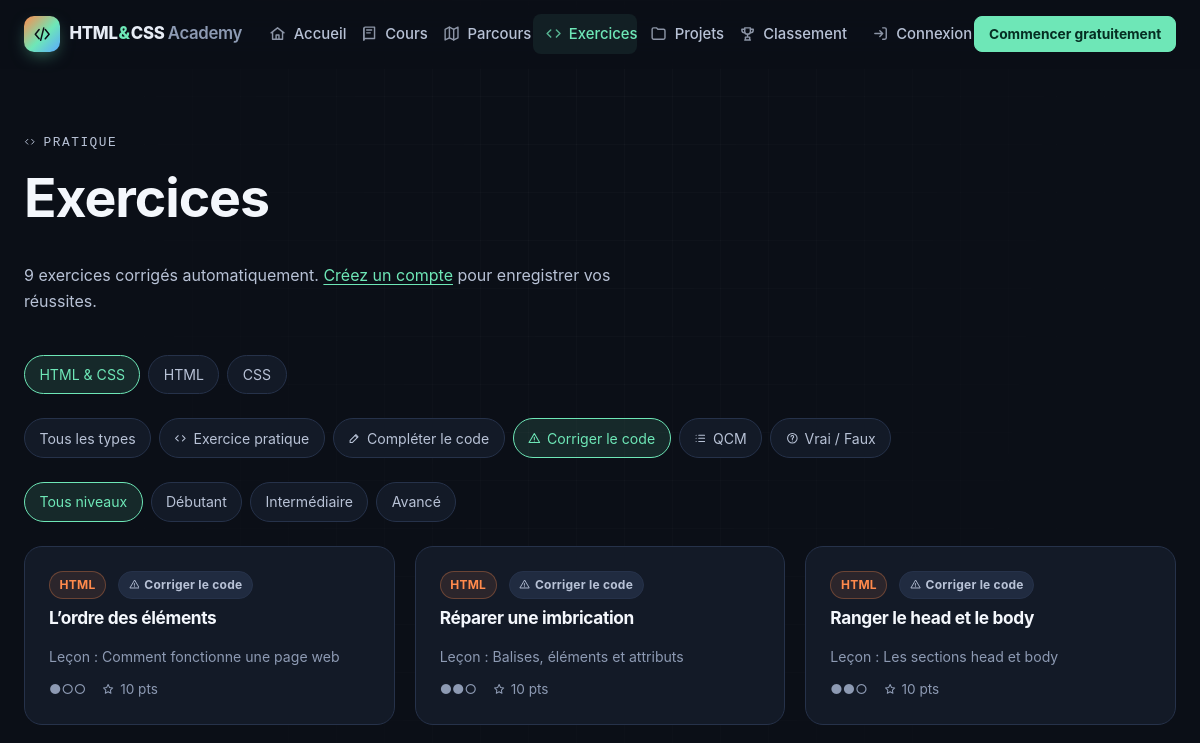
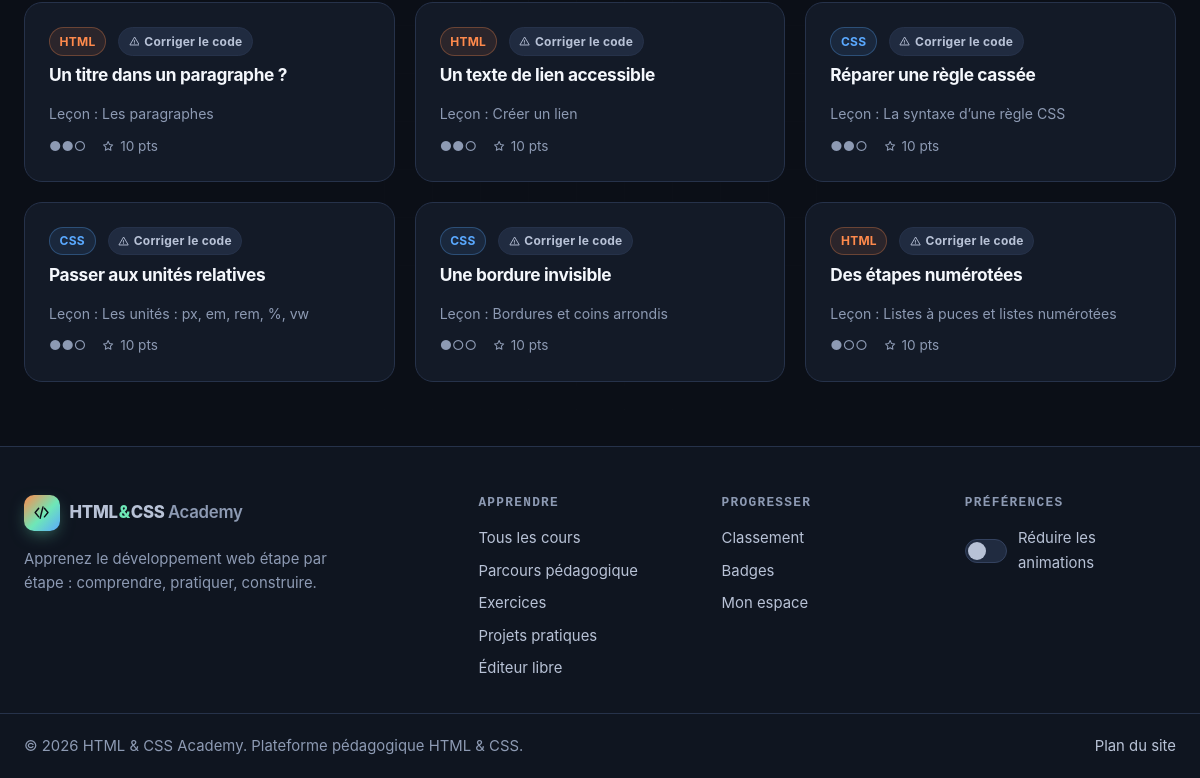
Page /exercices?type=fix on the earlier database version (2 pictures, top to bottom).
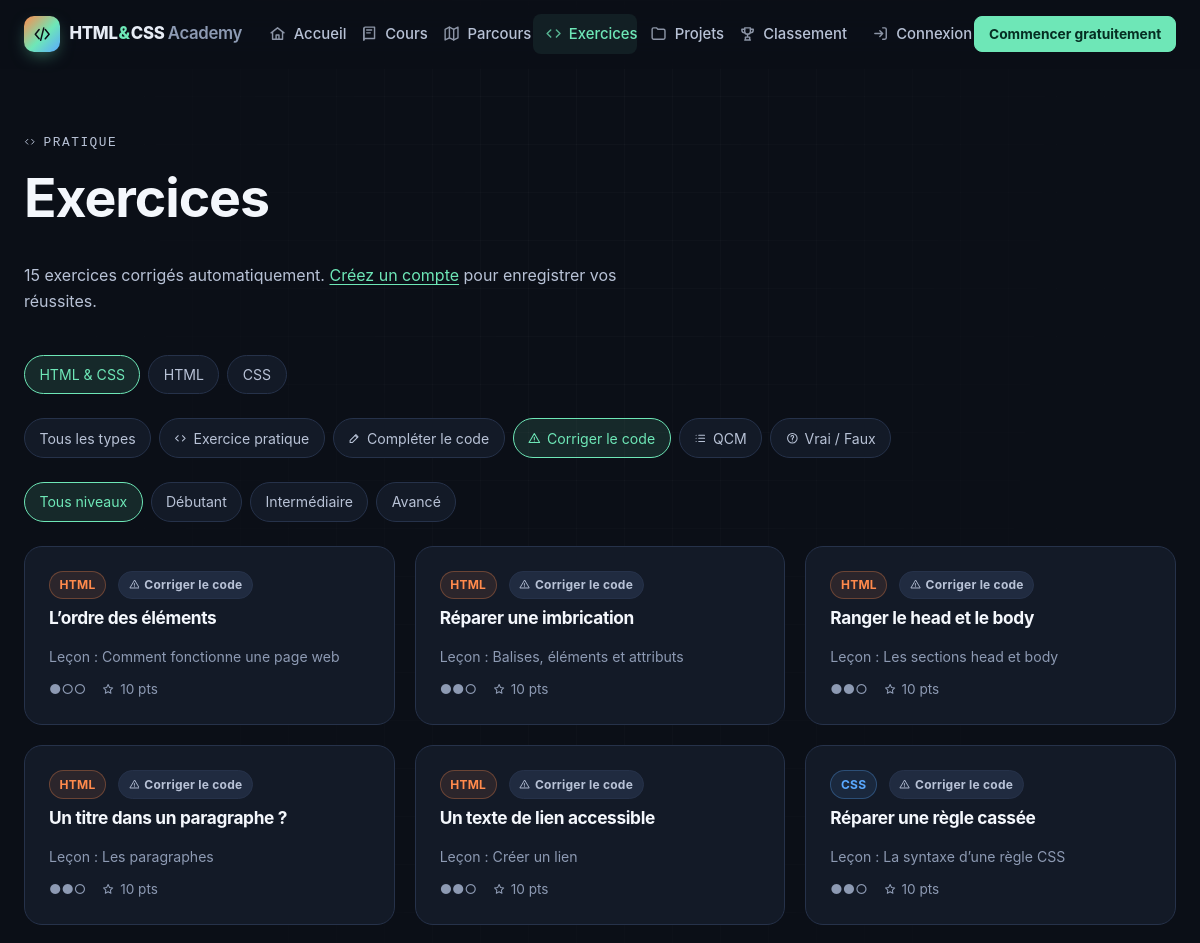
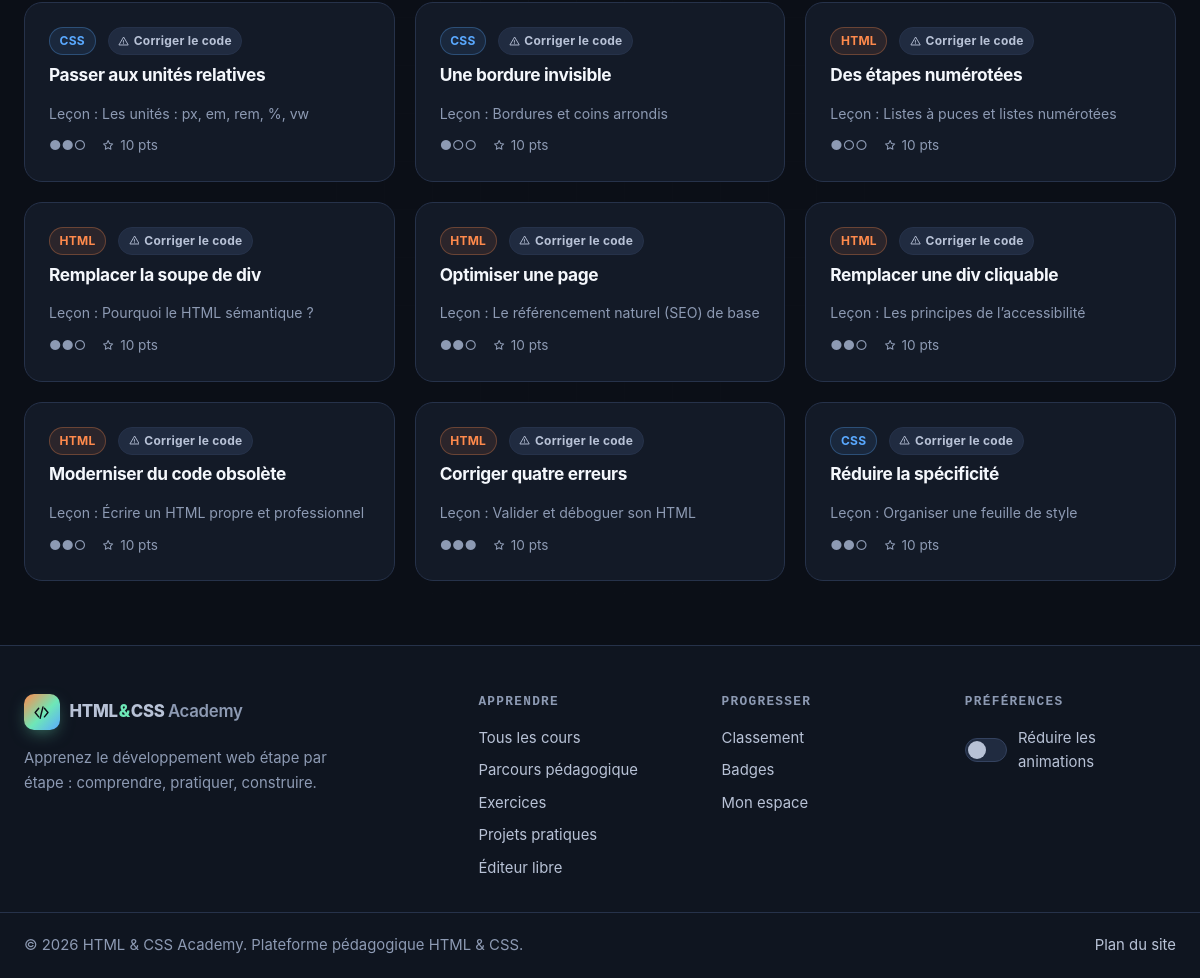
Same page on the later database version (2 pictures, top to bottom).
### tables this page shows
CREATE TABLE exercises (
  id               INT UNSIGNED NOT NULL AUTO_INCREMENT,
  lesson_id        INT UNSIGNED NULL,
  title            VARCHAR(150) NOT NULL,
  slug             VARCHAR(150) NOT NULL,
  type             ENUM('code','fill','fix','qcm','truefalse') NOT NULL DEFAULT 'code',
  difficulty       TINYINT UNSIGNED NOT NULL DEFAULT 1,
  instructions     TEXT         NOT NULL,
  starter_html     TEXT         NULL,
  starter_css      TEXT         NULL,
  solution_html    TEXT         NULL,
  solution_css     TEXT         NULL,
  validation_rules JSON         NULL COMMENT 'Règles de vérification automatique',
  hint             TEXT         NULL,
  explanation      TEXT         NULL,
  points           SMALLINT UNSIGNED NOT NULL DEFAULT 10,
  sort_order       SMALLINT     NOT NULL DEFAULT 0,
  created_at       DATETIME     NOT NULL DEFAULT CURRENT_TIMESTAMP,
  updated_at       DATETIME     NOT NULL DEFAULT CURRENT_TIMESTAMP ON UPDATE CURRENT_TIMESTAMP,
  PRIMARY KEY (id),
  UNIQUE KEY uq_exercises_slug (slug),
  KEY idx_exercises_lesson (lesson_id, sort_order),
  KEY idx_exercises_type (type),
  CONSTRAINT fk_exercises_lesson FOREIGN KEY (lesson_id) REFERENCES lessons (id) ON DELETE SET NULL,
  CONSTRAINT chk_exercises_difficulty CHECK (difficulty BETWEEN 1 AND 3)
);

CREATE TABLE categories (
  id          INT UNSIGNED NOT NULL AUTO_INCREMENT,
  name        VARCHAR(80)  NOT NULL,
  slug        VARCHAR(80)  NOT NULL,
  description TEXT         NULL,
  color       VARCHAR(20)  NOT NULL DEFAULT '#6ee7b7',
  sort_order  SMALLINT     NOT NULL DEFAULT 0,
  created_at  DATETIME     NOT NULL DEFAULT CURRENT_TIMESTAMP,
  updated_at  DATETIME     NOT NULL DEFAULT CURRENT_TIMESTAMP ON UPDATE CURRENT_TIMESTAMP,
  PRIMARY KEY (id),
  UNIQUE KEY uq_categories_slug (slug)
);

CREATE TABLE lessons (
  id               INT UNSIGNED NOT NULL AUTO_INCREMENT,
  module_id        INT UNSIGNED NOT NULL,
  title            VARCHAR(150) NOT NULL,
  slug             VARCHAR(150) NOT NULL,
  duration_minutes SMALLINT UNSIGNED NOT NULL DEFAULT 10,
  introduction     TEXT         NOT NULL,
  objectives       JSON         NULL COMMENT 'Liste des objectifs',
  prerequisites    JSON         NULL COMMENT 'Liste des prérequis',
  theory           MEDIUMTEXT   NOT NULL COMMENT 'Explication théorique (Markdown restreint)',
  syntax_code      TEXT         NULL COMMENT 'Syntaxe minimale',
  simple_html      TEXT         NULL,
  simple_css       TEXT         NULL,
  example_html     MEDIUMTEXT   NULL COMMENT 'Exemple détaillé (HTML)',
  example_css      MEDIUMTEXT   NULL COMMENT 'Exemple détaillé (CSS)',
  line_by_line     JSON         NULL COMMENT '[[code, explication], ...]',
  reference_items  JSON         NULL COMMENT '[[balise/propriété, description], ...]',
  common_mistakes  JSON         NULL,
  best_practices   JSON         NULL,
  practical        TEXT         NULL COMMENT 'Utilisation dans un vrai projet (Markdown)',
  summary_points   JSON         NULL,
  challenge        TEXT         NULL,
  is_published     TINYINT(1)   NOT NULL DEFAULT 1,
  sort_order       SMALLINT     NOT NULL DEFAULT 0,
  created_at       DATETIME     NOT NULL DEFAULT CURRENT_TIMESTAMP,
  updated_at       DATETIME     NOT NULL DEFAULT CURRENT_TIMESTAMP ON UPDATE CURRENT_TIMESTAMP,
  PRIMARY KEY (id),
  UNIQUE KEY uq_lessons_slug (slug),
  KEY idx_lessons_module (module_id, sort_order),
  KEY idx_lessons_published (is_published),
  CONSTRAINT fk_lessons_module FOREIGN KEY (module_id) REFERENCES modules (id) ON DELETE CASCADE
);

CREATE TABLE settings (
  id            INT UNSIGNED NOT NULL AUTO_INCREMENT,
  setting_key   VARCHAR(80)  NOT NULL,
  setting_value TEXT         NULL,
  label         VARCHAR(150) NOT NULL DEFAULT '',
  created_at    DATETIME     NOT NULL DEFAULT CURRENT_TIMESTAMP,
  updated_at    DATETIME     NOT NULL DEFAULT CURRENT_TIMESTAMP ON UPDATE CURRENT_TIMESTAMP,
  PRIMARY KEY (id),
  UNIQUE KEY uq_settings_key (setting_key)
);

### includes/navbar.php (called while the page is built, shortened)
<span class="brand__mark"><?= icon('logo') ?></span>

### includes/bootstrap.php (called while the page is built, shortened)
<?php
spl_autoload_register(static function (string $class): void {
    $file = ROOT_PATH . '/includes/classes/' . basename(str_replace('\\', '/', $class)) . '.php';
});
require ROOT_PATH . '/includes/functions.php';

### includes/classes/ExerciseModel.php (called while the page is built, shortened)
<?php
final class ExerciseModel
{
    public static function catalog(string $category = '', string $type = '', int $level = 0): array
    {
        $where = ['1 = 1'];
        $params = [];
        if ($type !== '' && isset(self::TYPES[$type])) {
            $where[] = 'e.type = ?';
            $params[] = $type;
        }
        return Database::fetchAll(
            self::BASE_SELECT . ' WHERE ' . implode(' AND ', $where) . '
             ORDER BY c.level, cat.sort_order, c.sort_order, m.sort_order, l.sort_order, e.sort_order, e.id',
            $params
        );
    }
}

### config/database.php (called while the page is built, shortened)
<?php
$env = static fn (string $key, $default = null) => ($v = getenv($key)) !== false ? $v : $default;
$database = [
    'host'     => $env('DB_HOST', '127.0.0.1'),
    'port'     => (int) $env('DB_PORT', 3306),
    'socket'   => $env('DB_SOCKET', ''),
    'name'     => $env('DB_NAME', 'html_css_academy'),
    'user'     => $env('DB_USER', 'root'),
    'pass'     => $env('DB_PASS', ''),
    'charset'  => 'utf8mb4',
];
$local = __DIR__ . '/local.php';
return $database;

### includes/classes/Database.php (called while the page is built, shortened)
<?php
final class Database
{
    private static ?PDO $pdo = null;
    public static function connection(): PDO
    {
        if (self::$pdo === null) {
            $cfg = require ROOT_PATH . '/config/database.php';
            $dsn = $cfg['socket'] !== ''
                ? sprintf('mysql:unix_socket=%s;dbname=%s;charset=%s', $cfg['socket'], $cfg['name'], $cfg['charset'])
                : sprintf('mysql:host=%s;port=%d;dbname=%s;charset=%s', $cfg['host'], $cfg['port'], $cfg['name'], $cfg['charset']);
            self::$pdo = new PDO($dsn, $cfg['user'], $cfg['pass'], [
                PDO::ATTR_ERRMODE            => PDO::ERRMODE_EXCEPTION,
                PDO::ATTR_DEFAULT_FETCH_MODE => PDO::FETCH_ASSOC,
                PDO::ATTR_EMULATE_PREPARES   => false,
                PDO::ATTR_STRINGIFY_FETCHES  => false,
            ]);
            self::$pdo->exec("SET time_zone = '" . (new DateTime())->format('P') . "'");
        }
        return self::$pdo;
    }
    public static function run(string $sql, array $params = []): PDOStatement
    {
        $stmt = self::connection()->prepare($sql);
        $stmt->execute($params);
        return $stmt;
    }
    public static function fetchAll(string $sql, array $params = []): array
    {
        return self::run($sql, $params)->fetchAll();
    }
}

### includes/classes/SettingModel.php (called while the page is built, shortened)
<?php
final class SettingModel
{
    private static ?array $cache = null;
    public static function all(): array
    {
        if (self::$cache === null) {
            self::$cache = [];
            try {
                foreach (Database::fetchAll('SELECT setting_key, setting_value, label FROM settings ORDER BY id') as $row) {
                    self::$cache[$row['setting_key']] = $row;
                }
            } catch (Throwable $e) {
                Logger::error('Settings unavailable: ' . $e->getMessage());
            }
        }
        return self::$cache;
    }
    public static function get(string $key, string $default = ''): string
    {
        return (string) (self::all()[$key]['setting_value'] ?? $default);
    }
}

### exercises/index.php (the view, shortened to what the rows shown need)
<?php
require __DIR__ . '/../includes/bootstrap.php';
$category = in_array(input('categorie'), ['html', 'css'], true) ? input('categorie') : '';
$type = array_key_exists(input('type'), ExerciseModel::TYPES) ? input('type') : '';
$level = query_int('niveau');
$exercises = ExerciseModel::catalog($category, $type, $level);
$user = current_user();
$passed = $user ? ExerciseModel::passedIds((int) $user['id']) : [];
$icons = ['code' => 'code', 'fill' => 'edit', 'fix' => 'alert', 'qcm' => 'list', 'truefalse' => 'question'];
require ROOT_PATH . '/includes/header.php';
?>
<header class="page-head container">
  <h1>Exercices</h1>
</header>
<div class="container">
  <?php if (!$exercises): ?>
    <p class="empty"><?= icon('code') ?><br>Aucun exercice ne correspond à ces filtres.</p>
  <?php else: ?>
    <div class="grid grid--3">
      <?php foreach ($exercises as $ex): $isDone = isset($passed[(int) $ex['id']]); ?>
        <a class="card card--hover card--link exercise-card<?= $isDone ? ' is-done' : '' ?>" href="<?= e(route('exercise', $ex['slug'])) ?>">
          <div class="btn-row">
            <?php if ($ex['category_slug']): ?><span class="tag tag--<?= e($ex['category_slug']) ?>"><?= e($ex['category_name']) ?></span><?php endif; ?>
            <span class="tag"><?= icon($icons[$ex['type']], 'icon icon--sm') ?> <?= e(ExerciseModel::TYPES[$ex['type']]) ?></span>
          </div>
          <h2 class="card__title" style="font-size:1.08rem"><?= e($ex['title']) ?></h2>
          <?php if ($ex['lesson_title']): ?><p class="muted" style="margin:0;font-size:.88rem">Leçon : <?= e($ex['lesson_title']) ?></p><?php endif; ?>
          <div class="card__meta" style="margin-top:auto">
            <span><?= str_repeat('●', (int) $ex['difficulty']) . str_repeat('○', 3 - (int) $ex['difficulty']) ?></span>
            <span><?= icon('star', 'icon icon--sm') ?> <?= (int) $ex['points'] ?> pts</span>
          </div>
        </a>
      <?php endforeach; ?>
    </div>
  <?php endif; ?>
</div>
<?php require ROOT_PATH . '/includes/footer.php'; ?>

### includes/functions.php (shortened to what the rows shown need)
<?php
function config(string $key, $default = null)
{
    $value = $GLOBALS['__config'];
    foreach (explode('.', $key) as $part) {
        $value = $value[$part];
    }
    return $value;
}
function e($value): string
{
    return htmlspecialchars((string) $value, ENT_QUOTES | ENT_SUBSTITUTE, 'UTF-8');
}
function base_path(): string
{
    static $base = null;
    if ($base !== null) {
        return $base;
    }
    $docRoot = realpath($_SERVER['DOCUMENT_ROOT'] ?? '') ?: '';
    $root = realpath(ROOT_PATH) ?: ROOT_PATH;
    if ($docRoot !== '' && str_starts_with($root, $docRoot)) {
        return $base = rtrim(str_replace('\\', '/', substr($root, strlen($docRoot))), '/');
    }
    return $base = '';
}
function url(string $path = ''): string
{
    return base_path() . '/' . ltrim($path, '/');
}
function route(string $name, ?string $param = null): string
{
    $pretty = [
        'home'        => '',
        'courses'     => 'cours',
        'course'      => 'cours/%s',
        'lesson'      => 'lecon/%s',
        'path'        => 'parcours',
        'exercises'   => 'exercices',
        'exercise'    => 'exercice/%s',
        'projects'    => 'projets',
        'project'     => 'projet/%s',
        'leaderboard' => 'classement',
        'playground'  => 'editeur',
        'certificate' => 'certificat/%s',
    ];
    $plain = [
        'home'        => '',
        'courses'     => 'courses/index.php',
        'course'      => 'courses/course.php?slug=%s',
        'lesson'      => 'courses/lesson.php?slug=%s',
        'path'        => 'parcours.php',
        'exercises'   => 'exercises/index.php',
        'exercise'    => 'exercises/exercise.php?slug=%s',
        'projects'    => 'projects/index.php',
        'project'     => 'projects/project.php?slug=%s',
        'leaderboard' => 'leaderboard.php',
        'playground'  => 'playground.php',
        'certificate' => 'certificate.php?id=%s',
    ];
    $map = config('app.pretty_urls') ? $pretty : $plain;
    $pattern = $map[$name] ?? $name;
    return url($param !== null ? sprintf($pattern, rawurlencode($param)) : $pattern);
}
function input(string $key, string $default = ''): string
{
    $v = $_POST[$key] ?? $_GET[$key] ?? $default;
    return is_string($v) ? trim($v) : $default;
}
function query_int(string $key, int $default = 0): int
{
    $v = filter_var($_GET[$key] ?? null, FILTER_VALIDATE_INT);
    return $v === false || $v === null ? $default : (int) $v;
}
function icon(string $name, string $class = 'icon'): string
{
    return sprintf(
        '<svg class="%s" aria-hidden="true" focusable="false"><use href="%s#%s"></use></svg>',
        e($class),
        e(url('assets/icons/sprite.svg')),
        e($name)
    );
}
function setting(string $key, string $default = ''): string
{
    return SettingModel::get($key, $default);
}

### includes/footer.php (shortened to what the rows shown need)
  </main>
  <footer class="site-footer">
    <div class="container site-footer__grid">
      <nav aria-label="Apprendre">
        <h2 class="site-footer__title">Apprendre</h2>
      </nav>
      <nav aria-label="Communauté">
        <h2 class="site-footer__title">Progresser</h2>
      </nav>
      <div>
        <h2 class="site-footer__title">Préférences</h2>
      </div>
    </div>
    <div class="container site-footer__bottom">
      <p>&copy; <?= date('Y') ?> <?= e(setting('site_name', config('app.name'))) ?>. Plateforme pédagogique HTML &amp; CSS.</p>
      <p><a href="<?= e(url('sitemap.xml')) ?>">Plan du site</a></p>
    </div>
  </footer>
</body>
</html>

Differences in the rows shown:
added exercises: categories.name "HTML", type "Corriger le code", title "Remplacer la soupe de div", lesson.title "Pourquoi le HTML sémantique ?", difficulty "●●", difficulty "○", points "10"
added exercises: categories.name "HTML", type "Corriger le code", title "Optimiser une page", lesson.title "Le référencement naturel (SEO) de base", difficulty "●●", difficulty "○", points "10"
added exercises: categories.name "HTML", type "Corriger le code", title "Remplacer une div cliquable", lesson.title "Les principes de l’accessibilité", difficulty "●●", difficulty "○", points "10"
added exercises: categories.name "HTML", type "Corriger le code", title "Moderniser du code obsolète", lesson.title "Écrire un HTML propre et professionnel", difficulty "●●", difficulty "○", points "10"
added exercises: categories.name "HTML", type "Corriger le code", title "Corriger quatre erreurs", lesson.title "Valider et déboguer son HTML", difficulty "●●●", points "10"
added exercises: categories.name "CSS", type "Corriger le code", title "Réduire la spécificité", lesson.title "Organiser une feuille de style", difficulty "●●", difficulty "○", points "10"
Other differences:
count($exercises): "9" → "15"
